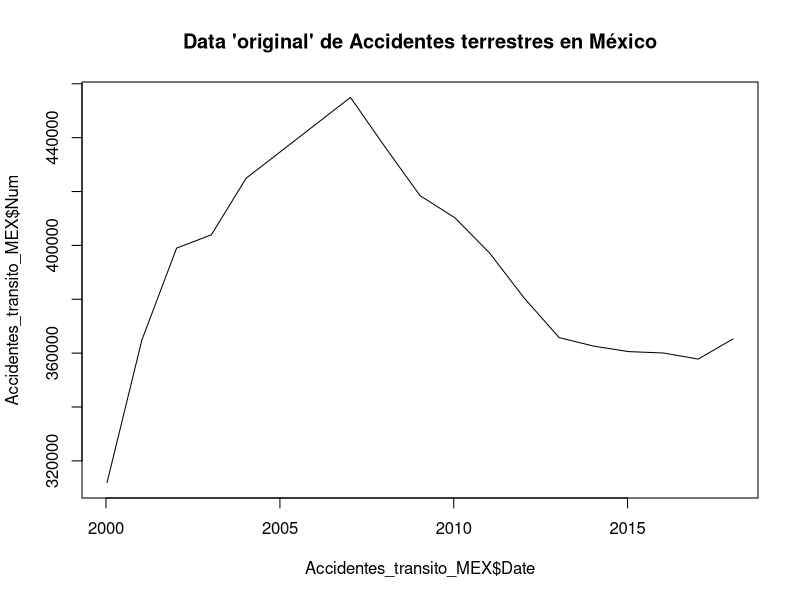
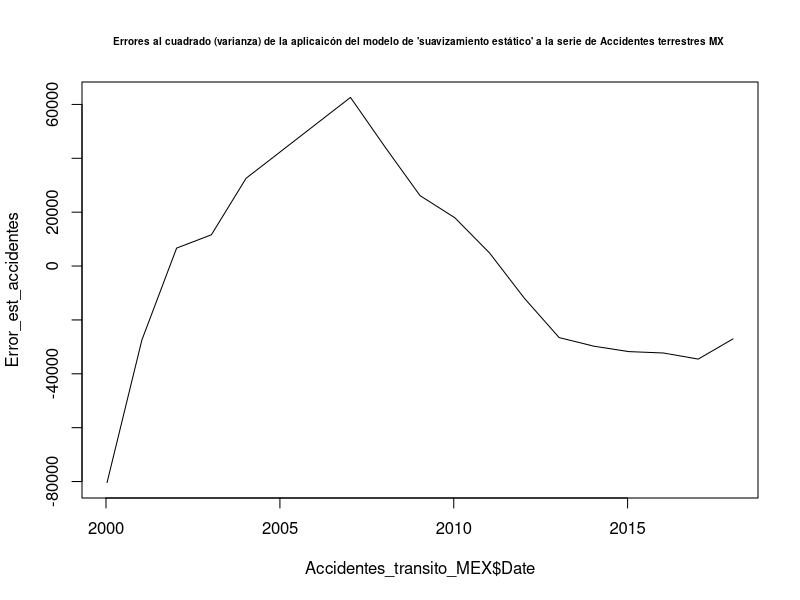
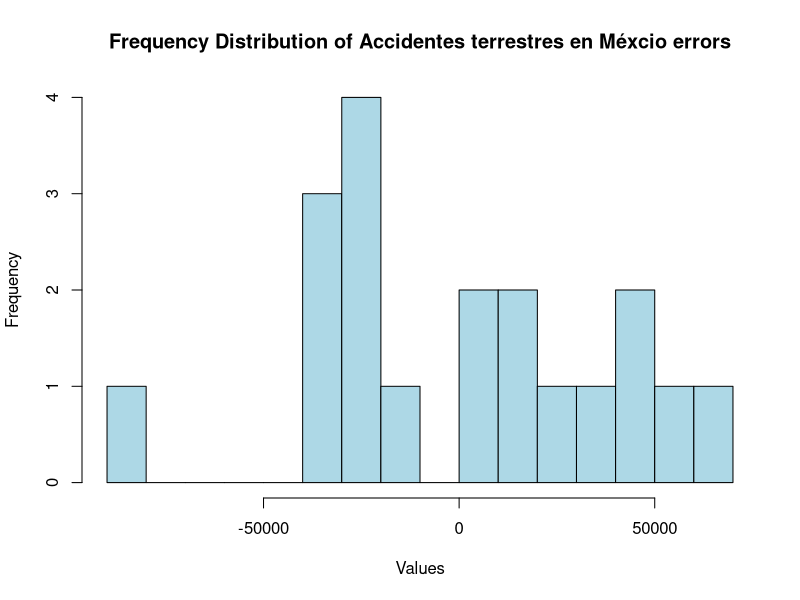
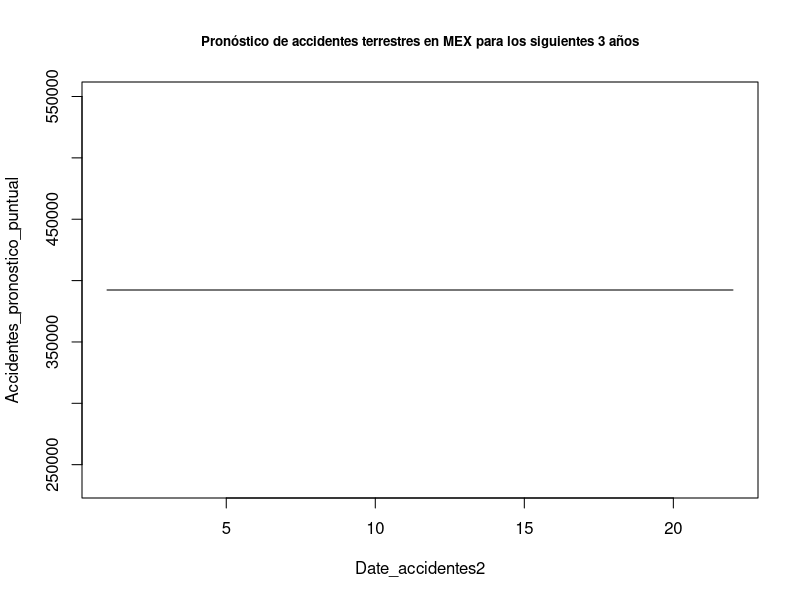
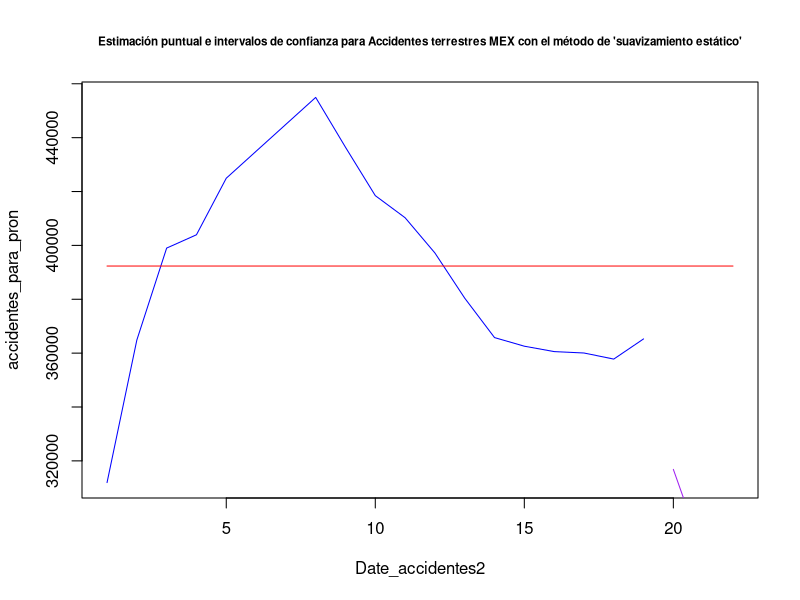

Recreate these plots in R, in order. (Note: this script raises an error after producing the figures.)
## ---- chunk 1
knitr::opts_chunk$set(echo = TRUE)
## ---- chunk 2
install.packages("readxl")

library("readxl")


Accidentes_transito_MEX <-read_excel("Accidentes_transito_pp_.xlsx")
## ---- chunk 3
Accidentes_transito_MEX
summary(Accidentes_transito_MEX)
typeof(Accidentes_transito_MEX)
dim(Accidentes_transito_MEX)
## ---- chunk 4

plot(Accidentes_transito_MEX$Date, Accidentes_transito_MEX$Num, type="l", main="Data 'original' de Accidentes terrestres en México")
## ---- chunk 5
Accidentes_transito_ruido_blanco <- mean(Accidentes_transito_MEX$Num)
Accidentes_transito_ruido_blanco
## ---- chunk 6
Error_est_accidentes<-Accidentes_transito_MEX$Num-Accidentes_transito_ruido_blanco
head(Error_est_accidentes)
tail(Error_est_accidentes)

##Claculando la desviaicón estandar del error

sd_est_accidentes<-sd(Error_est_accidentes)
sd_est_accidentes

plot(Accidentes_transito_MEX$Date, Error_est_accidentes, type="l", main="Errores al cuadrado (varianza) de la aplicaicón del modelo de 'suavizamiento estático' a la serie de Accidentes terrestres MX ", cex.main=0.6)

## ---- chunk 7


mean(Error_est_accidentes)
## ---- chunk 8
## Se calcula la varianza
var(Error_est_accidentes)

## Se calcula la desviación estandar 
sd_est_accidentes
## ---- chunk 9
hist(Error_est_accidentes, breaks = 20, col = "lightblue", main = "Frequency Distribution of Accidentes terrestres en Méxcio errors", xlab = "Values", ylab = "Frequency")

## ---- chunk 10
estimacion_puntual_accidentes <- mean(Accidentes_transito_MEX$Num)
estimacion_puntual_accidentes

## ---- chunk 11
##Creamos un eje x que incluya a los 66 datos + 6 que se pronosticarán
Date_accidentes2<-c(1:22)


## Creamos el vector de datos que incluirá los  datos históricos  sin tendencia + 6 valores NA a pronosticar
accidentes_para_pron<-c(Accidentes_transito_MEX$Num, rep(NA, times=3))


head(accidentes_para_pron)
tail(accidentes_para_pron)


## Entonces el mejor pronóstico que tenemos para esta técnica es la media de la serie historica


Accidentes_pronostico_puntual <- rep(Accidentes_transito_ruido_blanco, times=22)
head(Accidentes_pronostico_puntual)
tail(Accidentes_pronostico_puntual)

plot(Date_accidentes2,Accidentes_pronostico_puntual, type="l", main = "Pronóstico de accidentes terrestres en MEX para los siguientes 3 años", cex.main=0.8)
## ---- chunk 12
tao<-c(1:3)
Lim_accidentes<-2*sd_est_accidentes*tao^.5
Lim_accidentes
## ---- chunk 13

LI_accidentes<-c(rep(NA, times=19), Accidentes_pronostico_puntual[1]-Lim_accidentes)
head(LI_accidentes)
tail(LI_accidentes)


LS_accidentes<-c(rep(NA, times=19), Accidentes_pronostico_puntual[1]+Lim_accidentes)
head(LS_accidentes)
tail(LS_accidentes)


plot(Date_accidentes2, accidentes_para_pron, type="l" ,main="Estimación puntual e intervalos de confianza para Accidentes terrestres MEX con el método de 'suavizamiento estático'",col="Blue", cex.main=0.7)

lines(Accidentes_pronostico_puntual, col="Red")
lines(LI_accidentes, col="Purple")
lines(LS_accidentes, col="Purple")
## ---- chunk 14
df_demanda_PEA_MX_pronostico<-data.frame(PEA_MEX_completa$PEA,
                                                Est_punt_PEA_ajustada, LI_PEA_ajustado, LS_PEA_ajustado)
View(df_demanda_PEA_MX_pronostico)

tail(df_demanda_PEA_MX_pronostico)
## ---- chunk 15
install.packages("readxl")

library("readxl")

PEA_MEX_completa <-read_excel("PEA_MEX_full.xlsx")
head(PEA_MEX_completa)
tail(PEA_MEX_completa)
## ---- chunk 16

##Primero formemos un vector con los valores reales 
PEA_MEX_completa_reales6 <- PEA_MEX_completa$PEA[67:72]
PEA_MEX_completa_reales6

## Despues formemos un vector con únicamente los valores pronósticados 
PEA_MEX_forecast6 <- Est_punt_PEA_ajustada[67:72]
PEA_MEX_forecast6

##Calculemos el MAPE entre estos dos vectores 

# First, calculate the absolute percentage error (APE) for each element in the vectors
APE_PEA_estatico <- abs((PEA_MEX_completa_reales6 - PEA_MEX_forecast6) / PEA_MEX_completa_reales6)

# Calculate the mean APE across all elements in the vectors
MAPE_PEA_estatico <- mean(APE_PEA_estatico) * 100

# Print the MAPE value
cat("El error tipo MAPE  para el forecast calculado con el método de 'suavizamiento estático'de la serie de PEA en MEX es:", MAPE_PEA_estatico, "%")


## ---- chunk 17
acidentes_MEX_ts <-ts(Accidentes_transito_MEX$Num, frequency =1, start =c(2000,1))
head(acidentes_MEX_ts)
tail(acidentes_MEX_ts)
## ---- chunk 18
plot(acidentes_MEX_ts, main="Accidentes MEX train data en tipo time series (Valores de  2000 a 2018)", cex.main=0.8)
## ---- chunk 19
accidentes_MEX_ts_h1 <-HoltWinters(acidentes_MEX_ts, beta=FALSE, gamma=FALSE)
accidentes_MEX_ts_h1
## ---- chunk 20
accidentes_MEX_ts_h1$alpha
## ---- chunk 21
plot(accidentes_MEX_ts_h1, main="Aplicaicón del método de Holt Winters a accidentes MEX train data")
## ---- chunk 22
# Install the forecast package
install.packages("forecast")

# Load the forecast package
library(forecast)
## ---- chunk 23
accidentes_MEX_ts_h1_fc <- forecast(accidentes_MEX_ts_h1, h=3, level=0.95)
accidentes_MEX_ts_h1_fc
## ---- chunk 24
plot(accidentes_MEX_ts_h1_fc, main="Forecast de Accidentes MX usando el Método de Holt Winters con parámetro gamma ='False'", type="l", cex.main=0.8)
## ---- chunk 25
accidentes_MEX_ts_h1$SSE
## ---- chunk 26

## Formemos un vector con únicamente los valores reales de los ultimos 6 trimestres 
PEA_completo_realest6 <- PEA_MEX_completa$PEA[67:72]
PEA_completo_realest6


## Formemos un vector con únicamente los valores pronósticados 
PEA_HW_forecast6 <- PEA_MEX_ts_h1_fc$mean
PEA_HW_forecast6



## ---- chunk 27

##Calculemos el MAPE entre estos dos vectores 

# First, calculate the absolute percentage error (APE) for each element in the vectors
APE_PEA_HW <- abs((PEA_completo_realest6 - PEA_HW_forecast6) / PEA_completo_realest6)

# Calculate the mean APE across all elements in the vectors
MAPE_PEA_HW <- mean(APE_PEA_HW) * 100

# Print the MAPE value
cat("MAPE error para el forecast calculado con el método de 'HoltWinters'es:", MAPE_PEA_HW, "%")
## ---- chunk 28
PEA_MEX_ts_h1$SSE
## ---- chunk 29
sse_PEA_hw <- ((PEA_MEX_ts_h1$SSE)/(length(PEA_MEX_ts)))^0.5
sse_PEA_hw
## ---- chunk 30
SSE_PEA_E <- sum(PEA_MX_ruido_blanco^2)
SSE_PEA_E
## ---- chunk 31
cat("MAPE error para el forecast calculado con el método de 'suavizamiento estático'es:", MAPE_PEA_estatico, "%")

  
cat("MAPE error para el forecast calculado con el método de 'HoltWinters'es:", MAPE_PEA_HW, "%")
## ---- chunk 32
LI_PEA_ajustado[67:72]
LS_PEA_ajustado[67:72]


intervalos_metodo_E<- data.frame(LI_PEA_ajustado_E =LI_PEA_ajustado[67:72], LS_PEA_ajustado_E= LS_PEA_ajustado[67:72])

intervalos_metodo_E

## ---- chunk 33
PEA_MEX_ts_h1_fc
